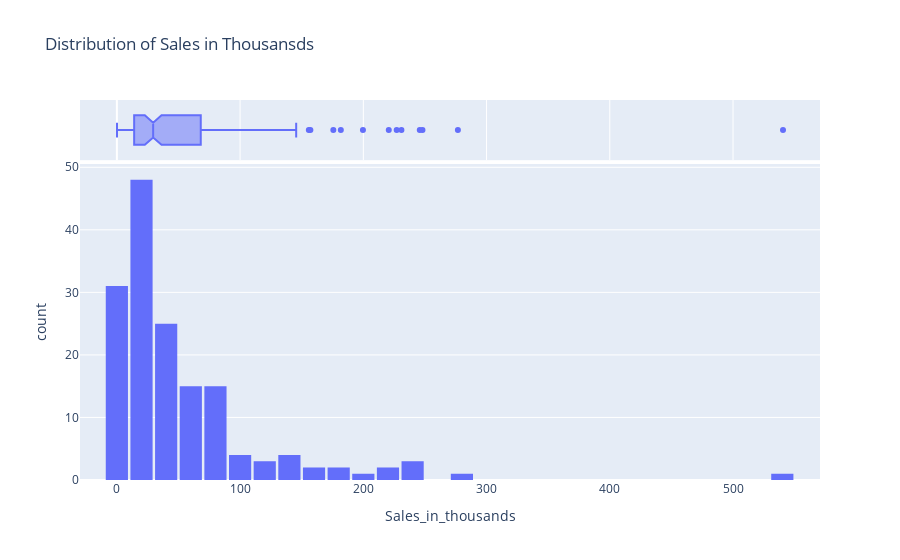

Notebook code for this chart:
### Code cell
fig=px.histogram(carSales,
                 x="Sales_in_thousands",
                 marginal="box",
                 title='Distribution of Sales in Thousansds',
    )
fig.update_layout(bargap=0.1)
fig.show()

### Figure 1 — Plotly figure (JSON) as saved in the notebook; plotly's stock layout.template omitted (floating-point values rounded to 4 significant figures; data arrays with more than 128 entries replaced by an {"elided": "..."} marker saying what was removed)
{"data": [{"alignmentgroup": "True", "bingroup": "x", "hovertemplate": "Sales_in_thousands=%{x}<br>count=%{y}<extra></extra>", "legendgroup": "", "marker": {"color": "#636efa", "pattern": {"shape": ""}}, "name": "", "offsetgroup": "", "orientation": "v", "showlegend": false, "type": "histogram", "x": {"elided": "157 float values"}, "xaxis": "x", "yaxis": "y"}, {"alignmentgroup": "True", "hovertemplate": "Sales_in_thousands=%{x}<extra></extra>", "legendgroup": "", "marker": {"color": "#636efa"}, "name": "", "notched": true, "offsetgroup": "", "showlegend": false, "type": "box", "x": {"elided": "157 float values"}, "xaxis": "x2", "yaxis": "y2"}], "layout": {"bargap": 0.1, "barmode": "relative", "legend": {"tracegroupgap": 0}, "title": {"text": "Distribution of Sales in Thousansds"}, "xaxis": {"anchor": "y", "domain": [0.0, 1.0], "title": {"text": "Sales_in_thousands"}}, "xaxis2": {"anchor": "y2", "domain": [0.0, 1.0], "matches": "x", "showgrid": true, "showticklabels": false}, "yaxis": {"anchor": "x", "domain": [0.0, 0.8316], "title": {"text": "count"}}, "yaxis2": {"anchor": "x2", "domain": [0.8416, 1.0], "matches": "y2", "showgrid": false, "showline": false, "showticklabels": false, "ticks": ""}}}
